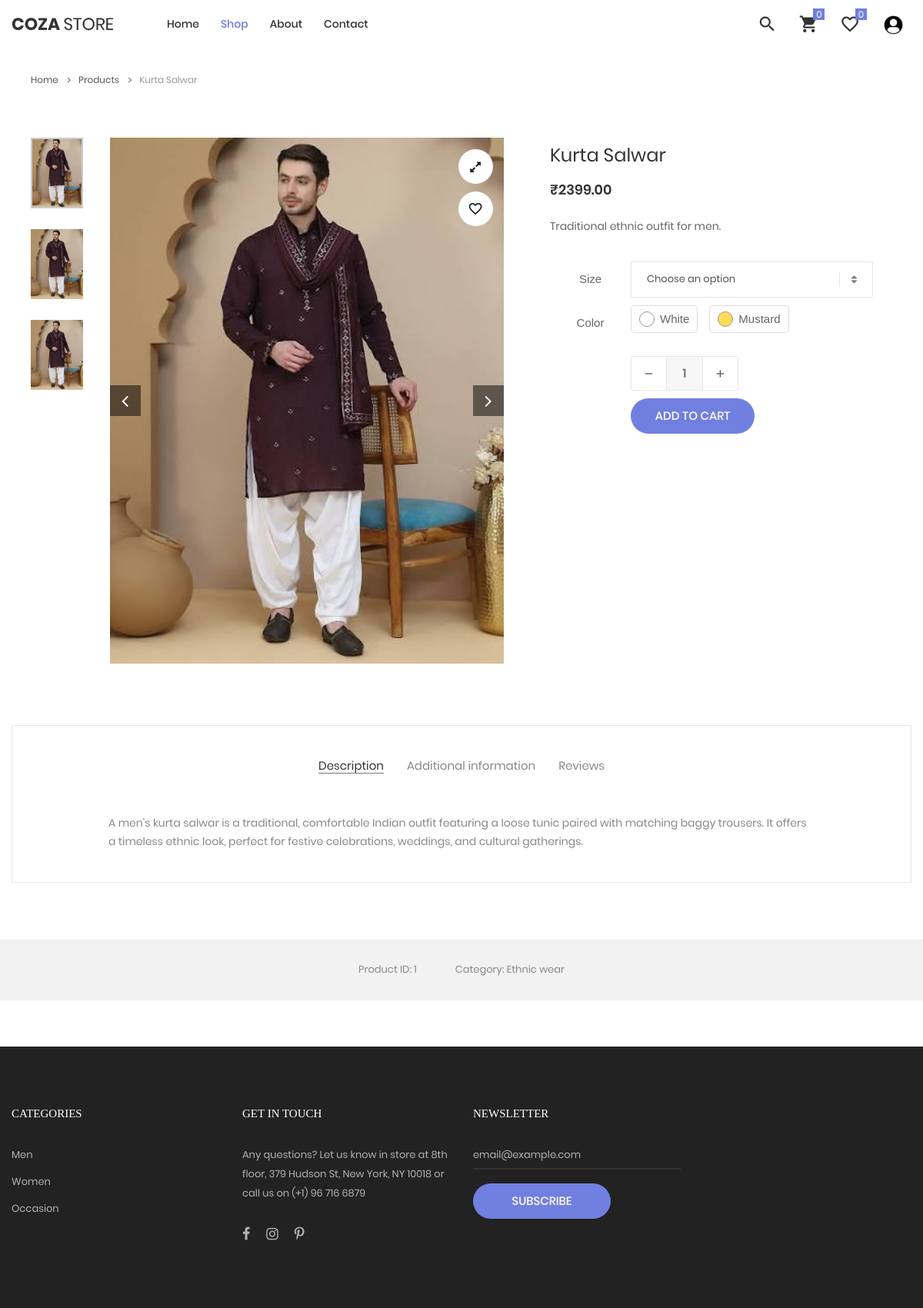
Screenshot of /product-detail/1 with the database file from the repository.
### clothing/models.py (models this page shows, shortened)
class Product(models.Model):
    id = models.AutoField(primary_key=True)
    category_id = models.ForeignKey(Category, on_delete=models.CASCADE)
    brand_id = models.ForeignKey(Brand, on_delete=models.CASCADE)
    name = models.CharField(max_length=200)
    short_description = models.CharField(max_length=100)
    description = models.TextField(max_length=255)
    gender_choice = ((1, 'Female'), (2, 'Male'), (3, 'Others'))
    gender = models.IntegerField(choices=gender_choice)
    status = models.BooleanField(default=True)
    created_at = models.DateTimeField(auto_now_add=True)
    updated_at = models.DateTimeField(auto_now=True)

class ProductImage(models.Model):
    id = models.AutoField(primary_key=True)
    product_id = models.ForeignKey(Product, on_delete=models.CASCADE)
    image = models.ImageField(upload_to='product/')
    alt_text = models.CharField(max_length=100)
    created_at = models.DateTimeField(auto_now_add=True)
    updated_at = models.DateTimeField(auto_now=True)

class ProductVariant(models.Model):
    id = models.AutoField(primary_key=True)
    product_id = models.ForeignKey(Product, on_delete=models.CASCADE)
    color = models.CharField(max_length=25)
    color_code = models.CharField(max_length=7)
    size = models.CharField(max_length=10)
    mrp = models.DecimalField(max_digits=10, decimal_places=2)
    selling_price = models.DecimalField(max_digits=10, decimal_places=2)
    cost_price = models.DecimalField(max_digits=10, decimal_places=2)
    stock_quantity = models.IntegerField()
    minimum_stock = models.IntegerField()
    status = models.BooleanField(default=True)

class Category(models.Model):
    id = models.AutoField(primary_key=True)
    parent_category_id = models.ForeignKey('self', null=True, blank=True, on_delete=models.SET_NULL)
    name = models.CharField(max_length=50)
    description = models.TextField(max_length=255)
    image = models.ImageField(upload_to='category/', default='', null=True, blank=True)
    status = models.BooleanField(default=True)
    created_at = models.DateTimeField(auto_now_add=True)
    updated_at = models.DateTimeField(auto_now=True)

### clothing/views.py (the view)
# urls.py: path('product-detail/<int:pid>', view=product_detail_page,name='product-detail'),
def product_detail_page(request, pid):
    productObj = Product.objects.get(id=pid)
    ProductImages = ProductImage.objects.filter(product_id=pid)
    productVariants = ProductVariant.objects.filter(product_id=pid)
    sizes = []
    colors = []
    for variant in productVariants:
        if variant.size and variant.size not in sizes:
            sizes.append(variant.size)
        if variant.color:
            color_exists = False
            for color in colors:
                if color["name"] == variant.color:
                    color_exists = True
                    break
            if not color_exists:
                colors.append({
                    "name": variant.color,
                    "code": variant.color_code
                })
    reviews = Review.objects.filter(product_id=productObj).order_by("-created_at")
    return render(request, 'product-detail.html', {
        'products': productObj,
        'images': ProductImages,
        'variants': productVariants,
        'sizes': sizes,
        'colors': colors,
        'reviews': reviews
    })

### clothing/templates/product-detail.html (shortened to what this page needs)
{% extends "base.html" %}
{% load static %}
{% block content %}
	<div class="container">
		<div class="bread-crumb flex-w p-l-25 p-r-15 p-t-30 p-lr-0-lg">
			<a href="/" class="stext-109 cl8 hov-cl1 trans-04">
				Home
				<i class="fa fa-angle-right m-l-9 m-r-10" aria-hidden="true"></i>
			</a>
			<a href="/product" class="stext-109 cl8 hov-cl1 trans-04">
				Products
				<i class="fa fa-angle-right m-l-9 m-r-10" aria-hidden="true"></i>
			</a>
			<span class="stext-109 cl4">
				{{ products.name }}
			</span>
		</div>
	</div>
	<section class="sec-product-detail bg0 p-t-65 p-b-60">
		<div class="container">
			<div class="row">
				<div class="col-md-6 col-lg-7 p-b-30">
					<div class="p-l-25 p-r-30 p-lr-0-lg">
						<div class="wrap-slick3 flex-sb flex-w">
							<div class="wrap-slick3-dots"></div>
							<div class="slick3 gallery-lb">
								{% for image in images %}
								<div class="item-slick3" data-thumb="{{ image.image.url }}">
									<div class="wrap-pic-w pos-relative">
										<img src="{{ image.image.url }}" alt="{{ image.alt_text }}">
										<div style="position:absolute; top:15px; right:15px; display:flex; flex-direction:column; gap:10px;">
											<a class="flex-c-m bor0 fs-16 cl10 bg0 hov-btn3 trans-04" href="{{ image.image.url }}"
											style="width:45px; height:45px;border-radius:50%;">
												<i class="fa fa-expand"></i>
											</a>
											<button type="button" id="wishlistBtn" class="flex-c-m bor0 fs-16 cl10 bg0 hov-btn2 trans-04" style="width:45px; height:45px; border-radius:50%; background:#fff; border:none;cursor:pointer;">
												<i id="wishlistIcon" class="zmdi zmdi-favorite-outline" style="font-size:20px;"></i>
											</button>
										</div>
									</div>
								</div>
								{% endfor %}
							</div>
						</div>
					</div>
				</div>
				<div class="col-md-6 col-lg-5 p-b-30">
					<div class="p-r-50 p-t-5 p-lr-0-lg">
						<h4 class="mtext-105 cl2 js-name-detail p-b-14">
							{{ products.name }}
						</h4>
						<span class="mtext-106 cl2">
							&#8377;{{ variants.first.selling_price }}
						</span>
						<p class="stext-102 cl3 p-t-23">
							{{ products.short_description }}
						</p>
						<div class="p-t-33">
							<div class="flex-w flex-r-m p-b-10">
								<div class="size-203 flex-c-m respon6">Size</div>
								<div class="size-204 respon6-next">
									<div class="rs1-select2 bor8 bg0">
									</div>
								</div>
							</div>
							<div class="flex-w flex-r-m p-b-10">
								<div class="size-203 flex-c-m respon6">Color</div>
								<div class="size-204 respon6-next">
									<div class="flex-w">
										{% for color in colors %}
											<label style="margin-right: 15px; margin-bottom: 10px; cursor:pointer;">
												<span class="color-option"
													style="display:flex;
															align-items:center;
															gap:7px;
															border:1px solid #ddd;
															border-radius:5px;
															padding:6px 10px;">
													<span style="width:20px;
																height:20px;
																border-radius:50%;
																background-color:{{ color.code }};
																border:1px solid #999;
																display:inline-block;">
													</span>
													<span>{{ color.name }}</span>
												</span>
											</label>
										{% endfor %}
									</div>
								</div>
							</div>
							<div class="flex-w flex-r-m p-b-10">
								<div class="size-204 flex-w flex-m respon6-next">
									<div class="wrap-num-product flex-w m-r-20 m-tb-10">
										<div class="btn-num-product-down cl8 hov-btn3 trans-04 flex-c-m">
											<i class="fs-16 zmdi zmdi-minus"></i>
										</div>
										<input class="mtext-104 cl3 txt-center num-product" id="productQuantity" type="number" name="num-product" value="1" min="1" />
										<div class="btn-num-product-up cl8 hov-btn3 trans-04 flex-c-m">
											<i class="fs-16 zmdi zmdi-plus"></i>
										</div>
									</div>
									<button class="flex-c-m stext-101 cl0 size-101 bg1 bor1 hov-btn1 p-lr-15 trans-04" id="addToCartBtn">
										Add to cart
									</button>
								</div>
							</div>
						</div>
					</div>
				</div>
			</div>
			<div class="bor10 m-t-50 p-t-43 p-b-40">
				<div class="tab01">
					<ul class="nav nav-tabs" role="tablist">
						<li class="nav-item p-b-10">
							<a class="nav-link active" data-toggle="tab" href="#description" role="tab">Description</a>
						</li>
						<li class="nav-item p-b-10">
							<a class="nav-link" data-toggle="tab" href="#information" role="tab">Additional information</a>
						</li>
						<li class="nav-item p-b-10">
							<a class="nav-link" data-toggle="tab" href="#reviews" role="tab">Reviews</a>
						</li>
					</ul>
					<div class="tab-content p-t-43">
						<div class="tab-pane fade show active" id="description" role="tabpanel">
							<div class="how-pos2 p-lr-15-md">
								<p class="stext-102 cl6">
									{{ products.description }}
								</p>
							</div>
						</div>
					</div>
				</div>
			</div>
		</div>
		<div class="bg6 flex-c-m flex-w size-302 m-t-73 p-tb-15">
			<span class="stext-107 cl6 p-lr-25">
				Product ID: {{ products.id }}
			</span>
			<span class="stext-107 cl6 p-lr-25">
				Category: {{ products.category_id.name}}
			</span>
		</div>
	</section>
{% endblock content %}

### clothing/templates/base.html
{% include "header.html" %}
{% block content %}
{% endblock content %}
{% include "footer.html" %}

### clothing/templates/header.html (shortened to what this page needs)
{% load static %}
<!DOCTYPE html>
<html lang="en">
<head>
	<link rel="stylesheet" type="text/css" href="{% static 'vendor/bootstrap/css/bootstrap.min.css' %}">
	<link rel="stylesheet" type="text/css" href="{% static 'fonts/font-awesome-4.7.0/css/font-awesome.min.css' %}">
	<link rel="stylesheet" type="text/css" href="{% static 'fonts/iconic/css/material-design-iconic-font.min.css' %}">
	<link rel="stylesheet" type="text/css" href="{% static "fonts/linearicons-v1.0.0/icon-font.min.css" %}">
	<link rel="stylesheet" type="text/css" href="{% static "vendor/animate/animate.css" %}">
	<link rel="stylesheet" type="text/css" href="{% static "vendor/css-hamburgers/hamburgers.min.css" %}">
	<link rel="stylesheet" type="text/css" href="{% static "vendor/animsition/css/animsition.min.css" %}">
	<link rel="stylesheet" type="text/css" href="{% static "vendor/select2/select2.min.css" %}">
	<link rel="stylesheet" type="text/css" href="{% static "vendor/daterangepicker/daterangepicker.css" %}">
	<link rel="stylesheet" type="text/css" href="{% static "vendor/slick/slick.css" %}">
	<link rel="stylesheet" type="text/css" href="{% static "vendor/MagnificPopup/magnific-popup.css" %}">
	<link rel="stylesheet" type="text/css" href="{% static "vendor/perfect-scrollbar/perfect-scrollbar.css" %}">
	<link rel="stylesheet" type="text/css" href="{% static "css/util.css" %}">
	<link rel="stylesheet" type="text/css" href="{% static "css/main.css" %}">
</head>
<body class="animsition">
	<header>
		<div class="container-menu-desktop position-relative">
			<div class="position-absolute">
				<nav class="limiter-menu-desktop container">
					<a href="#" class="logo">
						<img src="{% static "images/icons/logo-01.png" %}" alt="IMG-LOGO">
					</a>
					<div class="menu-desktop">
						<ul class="main-menu">
							<li class="active-menu">
								<a href="/">Home</a>
							</li>
							<li>
								<a href="/product">Shop</a>
							</li>
							<li>
								<a href="/about">About</a>
							</li>
							<li>
								<a href="/contact">Contact</a>
							</li>
						</ul>
					</div>
					<div class="wrap-icon-header flex-w flex-r-m">
						<div class="icon-header-item cl2 hov-cl1 trans-04 p-l-22 p-r-11 js-show-modal-search">
							<i class="zmdi zmdi-search"></i>
						</div>
						<div class="icon-header-item cl2 hov-cl1 trans-04 p-l-22 p-r-11 icon-header-noti js-show-cart" id="cartHeader" data-notify="0">
							<i class="zmdi zmdi-shopping-cart"></i>
						</div>
						<a href="/wishlist/" class="dis-block icon-header-item cl2 hov-cl1 trans-04 p-l-22 p-r-11 icon-header-noti" id="wishlistHeader"data-notify="0">
							<i class="zmdi zmdi-favorite-outline"></i>
						</a>
						<div class="icon-header-item cl2 hov-cl1 trans-04 p-l-22 p-r-11 js-show-profile" id="loginMenu">
							<a href="/register"><img src="{% static "images/icons/user.png" %}" alt="IMG-LOGO" width="25" height="25"></a>
						</div>
					</div>
				</nav>
			</div>
		</div>
	</header>

### clothing/templates/footer.html (shortened to what this page needs)
{% load static %}
	<footer class="bg3 p-t-75 p-b-32">
		<div class="container">
			<div class="row">
				<div class="col-sm-6 col-lg-3 p-b-50 select">
					<h4 class="stext-301 cl0 p-b-30">
						Categories
					</h4>
					<ul>
						<li class="p-b-10">
							<a href="#" class="stext-107 cl7 hov-cl1 trans-04">
								Men
							</a>
						</li>
						<li class="p-b-10">
							<a href="#" class="stext-107 cl7 hov-cl1 trans-04">
								Women
							</a>
						</li>
						<li class="p-b-10">
							<a href="#" class="stext-107 cl7 hov-cl1 trans-04">
								Occasion
							</a>
						</li>
					</ul>
				</div>
				<div class="col-sm-6 col-lg-3 p-b-50">
					<h4 class="stext-301 cl0 p-b-30">
						GET IN TOUCH
					</h4>
					<p class="stext-107 cl7 size-201">
						Any questions? Let us know in store at 8th floor, 379 Hudson St, New York, NY 10018 or call us on (+1) 96 716 6879
					</p>
					<div class="p-t-27">
						<a href="#" class="fs-18 cl7 hov-cl1 trans-04 m-r-16">
							<i class="fa fa-facebook"></i>
						</a>
						<a href="#" class="fs-18 cl7 hov-cl1 trans-04 m-r-16">
							<i class="fa fa-instagram"></i>
						</a>
						<a href="#" class="fs-18 cl7 hov-cl1 trans-04 m-r-16">
							<i class="fa fa-pinterest-p"></i>
						</a>
					</div>
				</div>
				<div class="col-sm-6 col-lg-3 p-b-50">
					<h4 class="stext-301 cl0 p-b-30">
						Newsletter
					</h4>
					<form>
						<div class="wrap-input1 w-full p-b-4">
							<input class="input1 bg-none plh1 stext-107 cl7" type="text" name="email" placeholder="email@example.com">
						</div>
						<div class="p-t-18">
							<button class="flex-c-m stext-101 cl0 size-103 bg1 bor1 hov-btn2 p-lr-15 trans-04">
								Subscribe
							</button>
						</div>
					</form>
				</div>
			</div>
			</div>
	</footer>
</body>
</html>

### rows the page displays
Product: name "Kurta Salwar", short_description "Traditional ethnic outfit for men.", description "A men's kurta salwar is a traditional, comfortable Indian outfit featuring a loose tunic paired with matching baggy trousers. It offers a timeless ethnic look, perfect for festive celebrations, weddings, and cultural gatherings.", id "1", category_id.name "Ethnic wear"
ProductImage: image (picture)
ProductVariant: first.selling_price "2399.00", name "White"
ProductVariant: name "Mustard"
